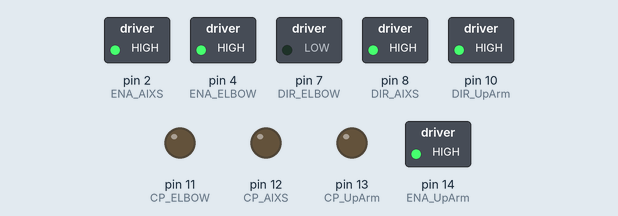
Simulated run of this sketch. Board: Arduino Uno, built with avr-gcc and run on an emulated ATmega328P. On the bench: switched loads named in the sketch (green lamp = pin HIGH), output pins drawn as LEDs (lit = HIGH). What the sketch prints to the serial monitor is not drawn.

Above: at 0.1 s.
Timing chart, 0 to 1.6 s (numbered marks = the images above):
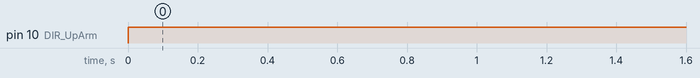

The sketch:

Contrlling3Steppers.ino
```cpp
#include <math.h>
////////////////////////////////////TIMMER SETUP
#define bbs(x)  (1<<x)
 // Microstep=16; 1.8deg per step, one revolution = 3200steps
 // one revolution = 8mm. 3200 steps=8mm.
 // one timer tick = 1/2 period => 800 ticks per mm

// Prescaler = 64
//16Mhz/64=0.25Mhz 1/0.25=4us 4*10=40us =>
const uint8_t myTOP = 39;


/************ROTATE STEPPER SETUP****************/
/************************************************/
/////////////////////////////////
// the setup function runs once when you press reset or power the board
const int CP_AIXS =  12;
const int DIR_AIXS =  8;
const int ENA_AIXS =  2;

volatile unsigned long StepCounter_AXIS=0;
volatile bool DirectionFlag_AXIS=1;
volatile unsigned long AxisRotate_TotalSteps=0;
volatile bool AxisMotor_WorkingFlag=true;

// To indicate if stepper is working.
// If yes, True ; otherwise, False

volatile unsigned long StepCounter_UPARM=0;
volatile bool DirectionFlag_UPARM=0;
volatile unsigned long uparmStepper_TotalSteps=0;
volatile bool uparmStepper_WorkingFlag=true;

////////////////////////rotate stepper routine
void setup_rotateStepper(){
  pinMode(ENA_AIXS, OUTPUT);
  pinMode(DIR_AIXS, OUTPUT);
  pinMode(CP_AIXS,OUTPUT);
  digitalWrite(ENA_AIXS, HIGH);

}


/************ELBOW STEPPER SETUP****************/
/************************************************/
volatile unsigned long StepCounter_ELBOW=0;
volatile bool DirectionFlag_ELBOW=0;
volatile unsigned long elbowStepper_TotalSteps=0;
volatile bool elbowStepper_WorkingFlag=true;

const int CP_ELBOW =  11;
const int DIR_ELBOW =  7;
const int ENA_ELBOW =  4;
// setting elbow stepper driver
void setup_ElbowStepper(){
  pinMode(ENA_ELBOW, OUTPUT);
  pinMode(DIR_ELBOW, OUTPUT);
  pinMode(CP_ELBOW,OUTPUT);
  digitalWrite(ENA_ELBOW, HIGH);

  }


////////////Rotate back and force
void test_AxisRotateStepper_ISR(){
  static boolean outputPulse=LOW;
  //Direction
  if(StepCounter_AXIS%50000==0){
    DirectionFlag_AXIS=!DirectionFlag_AXIS;
    digitalWrite(DIR_AIXS, DirectionFlag_AXIS);
    }
  StepCounter_AXIS++;

  digitalWrite(CP_AIXS,outputPulse);
  outputPulse=!outputPulse;
  }
 /************UPPER ARM STEPPER SETUP****************/
/************************************************/


const int CP_UpArm  =  13;
const int DIR_UpArm =  10;
const int ENA_UpArm =  14;


// setting elbow stepper driver
void setup_UpArmStepper(){
  pinMode(ENA_UpArm, OUTPUT);
  pinMode(DIR_UpArm, OUTPUT);
  pinMode(CP_UpArm,OUTPUT);

  digitalWrite(ENA_UpArm, HIGH);
  }


//**************************************************
//**************************************************

///// Interrupt Service Routine for TIMER2
ISR(TIMER2_COMPA_vect)
{

  //test_AxisRotateStepper_ISR();
  AxisRotateStepper_ISR();

  ElbowRotateGivenSteps_ISR();
  UpperArmStepper_ISR();
}

void setup( ) {
  Serial.begin(9600);

  setMyTimer2( );

  //INIT DRIVER WIRES
  setup_ElbowStepper();
  ElbowRotateGivenSteps(30000,1);

  //INIT rotate stepper
  setup_rotateStepper();
  Axis_RotateGivenSteps(30000,1);
  //Setup UpperArmStepper
  setup_UpArmStepper();
  UpperArmGivenSteps(30000,1);

}


bool SettingALLSteppersSteps(float UpperArm, float UpperArmAxis,float Elbow){
  //If task finished, return true. otherwise false

  AxisMotor_WorkingFlag=true; // axis stepper rotation
  Axis_RotateGivenSteps(UpperArmAxis,1);
  ElbowRotateGivenSteps(Elbow,0);

  //wait untile all motors finished
  while(AxisMotor_WorkingFlag==true||elbowStepper_WorkingFlag==true){

   }

  }


void loop() {
  Serial.println(StepCounter_AXIS);
  Serial.println(StepCounter_ELBOW);
  Serial.println("________");
}


/********Axis rotation stepper*****/
/*********************************/
void Axis_RotateGivenSteps(unsigned long steps,bool direction){

  DirectionFlag_AXIS=direction;
  AxisRotate_TotalSteps=steps;

  }


//Rotate ISR
void AxisRotateStepper_ISR(){
  static boolean outputPulse=HIGH;

  digitalWrite(DIR_AIXS, DirectionFlag_AXIS);  //Determin direction

  //determing the task is finished,yes,reset variables
  if((StepCounter_AXIS==AxisRotate_TotalSteps)||(AxisMotor_WorkingFlag==false)){

    //Reset parameters
    StepCounter_AXIS=0;
    AxisRotate_TotalSteps=0;
    AxisMotor_WorkingFlag=false;
    return; // task finished
    }

  // if not finished task, flip output
  AxisMotor_WorkingFlag=true; // to indicate the stepper is still working
  StepCounter_AXIS++;
  digitalWrite(CP_AIXS,outputPulse);
  outputPulse=!outputPulse;
  }

/******************Elbow Stepper**************/
/*********************************************/

void ElbowRotateGivenSteps(unsigned long TargetSteps,bool Direction){
      elbowStepper_TotalSteps=TargetSteps;
      DirectionFlag_ELBOW=Direction;


      }


void ElbowRotateGivenSteps_ISR(){
   static boolean outputPulse=HIGH;   //for generating pulses

      if((StepCounter_ELBOW==elbowStepper_TotalSteps)||(elbowStepper_WorkingFlag==false)){
        // If reach the target, reset all
        StepCounter_ELBOW=0;
        elbowStepper_TotalSteps=0;
        elbowStepper_WorkingFlag=false;// indicate stop working
        return;
        }

        elbowStepper_WorkingFlag=true;// indicate still working
        digitalWrite(DIR_ELBOW, DirectionFlag_ELBOW);
        StepCounter_ELBOW++;
        digitalWrite(CP_ELBOW,outputPulse);
        outputPulse=!outputPulse;
  }

  //////////////////////////////////////upper arm
  void UpperArmGivenSteps(unsigned long steps,bool direction){

  DirectionFlag_UPARM=direction;
  uparmStepper_TotalSteps=steps;

  }
  void UpperArmStepper_ISR(){
  static boolean outputPulse=HIGH;

  digitalWrite(DIR_UpArm, DirectionFlag_UPARM);  //Determin direction

  //determing the task is finished,yes,reset variables
  if((StepCounter_UPARM==uparmStepper_TotalSteps)||(uparmStepper_WorkingFlag==false)){

    //Reset parameters
    StepCounter_UPARM=0;
    uparmStepper_TotalSteps=0;
    uparmStepper_WorkingFlag=false;
    return; // task finished
    }

  // if not finished task, flip output
  uparmStepper_WorkingFlag=true; // to indicate the stepper is still working
  StepCounter_UPARM++;
  digitalWrite(CP_UpArm,outputPulse);
  outputPulse=!outputPulse;
  }

/******************TIMMER2*********************/
/*********************************************/

void setMyTimer2( ){
  cli();  // 禁止中斷
  TCCR2A = bbs(WGM21);  // CTC mode 2; Clear Timer on Compare, see p.158-162
  TCCR2B = bbs(CS22);  // Prescaler == 64; see p.162 in datasheet
  ///// 注意 WGM22 在 TCCR2B, 但 WGM21 與 WGM20 在 TCCR2A;
  ///// mode 由 WGM22, WGM21, WGM20 決定 (see datasheet p.158-162)
  OCR2A = myTOP;  // TOP count for CTC, 與 prescaler 有關
  TCNT2=0;  // counter 歸零
  TIMSK2 |= bbs(OCIE2A);  // enable CTC for TIMER2_COMPA_vect
  sei();  // 允許中斷
}
```

Measured:
- by itself, pin 10 (DIR_UpArm): LOW → HIGH at 0.00 s
